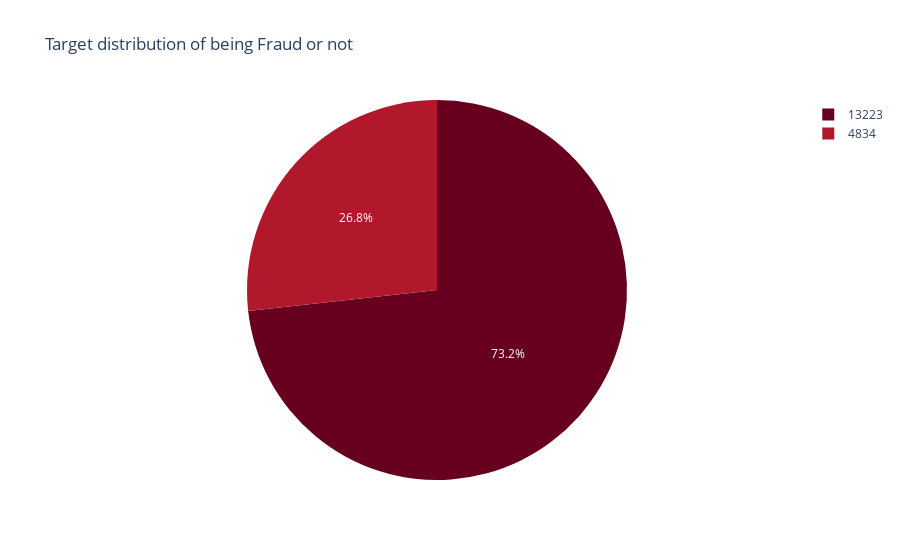

Here is the notebook cell this chart was saved with:
### Code cell
fig = px.pie(df, values=df['flag'].value_counts().values, names=df['flag'].value_counts() ,
             title='Target distribution of being Fraud or not', color_discrete_sequence=px.colors.sequential.RdBu)
fig.show()

### Figure 1 — Plotly figure (JSON) as saved in the notebook; plotly's stock layout.template omitted (floating-point values rounded to 4 significant figures)
{"data": [{"domain": {"x": [0, 1], "y": [0, 1]}, "hovertemplate": "label=%{label}<br>value=%{value}<extra></extra>", "labels": [13223, 4834], "legendgroup": "", "name": "", "showlegend": true, "type": "pie", "values": [13223, 4834]}], "layout": {"legend": {"tracegroupgap": 0}, "piecolorway": ["rgb(103,0,31)", "rgb(178,24,43)", "rgb(214,96,77)", "rgb(244,165,130)", "rgb(253,219,199)", "rgb(247,247,247)", "rgb(209,229,240)", "rgb(146,197,222)", "rgb(67,147,195)", "rgb(33,102,172)", "rgb(5,48,97)"], "title": {"text": "Target distribution of being Fraud or not"}}}
